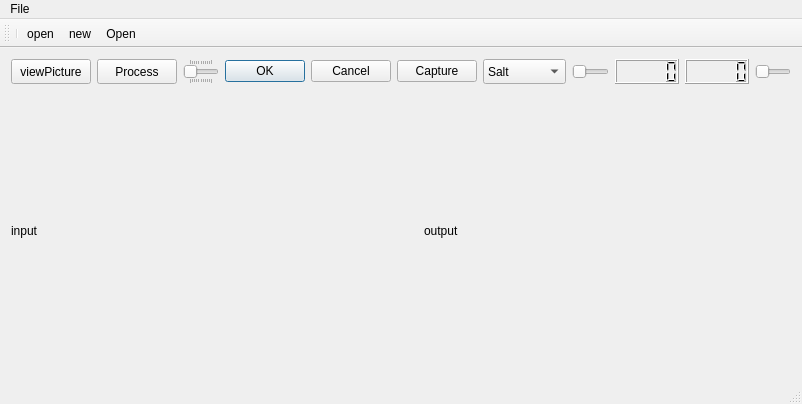
<?xml version="1.0" encoding="UTF-8"?>
<ui version="4.0">
 <class>MainWindow</class>
 <widget class="QMainWindow" name="MainWindow">
  <property name="geometry">
   <rect>
    <x>0</x>
    <y>0</y>
    <width>802</width>
    <height>404</height>
   </rect>
  </property>
  <property name="sizePolicy">
   <sizepolicy hsizetype="Expanding" vsizetype="Expanding">
    <horstretch>0</horstretch>
    <verstretch>0</verstretch>
   </sizepolicy>
  </property>
  <property name="windowTitle">
   <string>FacialBeauty</string>
  </property>
  <property name="autoFillBackground">
   <bool>true</bool>
  </property>
  <widget class="QWidget" name="centralWidget">
   <property name="sizePolicy">
    <sizepolicy hsizetype="Expanding" vsizetype="Expanding">
     <horstretch>0</horstretch>
     <verstretch>0</verstretch>
    </sizepolicy>
   </property>
   <layout class="QHBoxLayout" name="horizontalLayout_5">
    <item>
     <layout class="QVBoxLayout" name="verticalLayout">
      <item>
       <layout class="QHBoxLayout" name="horizontalLayout_4">
        <property name="sizeConstraint">
         <enum>QLayout::SetMinimumSize</enum>
        </property>
        <item>
         <layout class="QHBoxLayout" name="horizontalLayout">
          <item>
           <widget class="QPushButton" name="pushButton">
            <property name="sizePolicy">
             <sizepolicy hsizetype="Expanding" vsizetype="Preferred">
              <horstretch>0</horstretch>
              <verstretch>0</verstretch>
             </sizepolicy>
            </property>
            <property name="text">
             <string>viewPicture</string>
            </property>
           </widget>
          </item>
          <item>
           <widget class="QPushButton" name="pushButton_2">
            <property name="sizePolicy">
             <sizepolicy hsizetype="Expanding" vsizetype="Preferred">
              <horstretch>0</horstretch>
              <verstretch>0</verstretch>
             </sizepolicy>
            </property>
            <property name="text">
             <string>Process</string>
            </property>
           </widget>
          </item>
          <item>
           <widget class="QSlider" name="horizontalSlider">
            <property name="enabled">
             <bool>false</bool>
            </property>
            <property name="sizePolicy">
             <sizepolicy hsizetype="Expanding" vsizetype="Preferred">
              <horstretch>0</horstretch>
              <verstretch>0</verstretch>
             </sizepolicy>
            </property>
            <property name="orientation">
             <enum>Qt::Horizontal</enum>
            </property>
            <property name="tickPosition">
             <enum>QSlider::TicksBothSides</enum>
            </property>
            <property name="tickInterval">
             <number>10</number>
            </property>
           </widget>
          </item>
         </layout>
        </item>
        <item>
         <layout class="QHBoxLayout" name="horizontalLayout_3">
          <item>
           <widget class="QDialogButtonBox" name="buttonBox">
            <property name="sizePolicy">
             <sizepolicy hsizetype="Expanding" vsizetype="Preferred">
              <horstretch>0</horstretch>
              <verstretch>0</verstretch>
             </sizepolicy>
            </property>
            <property name="standardButtons">
             <set>QDialogButtonBox::Cancel|QDialogButtonBox::Ok</set>
            </property>
           </widget>
          </item>
          <item>
           <widget class="QPushButton" name="pushButton_3">
            <property name="text">
             <string>Capture</string>
            </property>
           </widget>
          </item>
          <item>
           <widget class="QComboBox" name="comboBox">
            <property name="sizePolicy">
             <sizepolicy hsizetype="Expanding" vsizetype="Preferred">
              <horstretch>0</horstretch>
              <verstretch>0</verstretch>
             </sizepolicy>
            </property>
            <item>
             <property name="text">
              <string>Salt</string>
             </property>
            </item>
            <item>
             <property name="text">
              <string>Laplacian</string>
             </property>
            </item>
           </widget>
          </item>
         </layout>
        </item>
        <item>
         <widget class="QSlider" name="horizontalSlider_3">
          <property name="orientation">
           <enum>Qt::Horizontal</enum>
          </property>
         </widget>
        </item>
        <item>
         <widget class="QLCDNumber" name="lcdNumber"/>
        </item>
        <item>
         <widget class="QLCDNumber" name="lcdNumber_2"/>
        </item>
        <item>
         <widget class="QSlider" name="horizontalSlider_2">
          <property name="orientation">
           <enum>Qt::Horizontal</enum>
          </property>
         </widget>
        </item>
       </layout>
      </item>
      <item>
       <layout class="QHBoxLayout" name="horizontalLayout_2">
        <item>
         <widget class="QLabel" name="label_input">
          <property name="sizePolicy">
           <sizepolicy hsizetype="Expanding" vsizetype="Expanding">
            <horstretch>0</horstretch>
            <verstretch>0</verstretch>
           </sizepolicy>
          </property>
          <property name="toolTip">
           <string>&lt;html&gt;&lt;head/&gt;&lt;body&gt;&lt;p&gt;input&lt;/p&gt;&lt;/body&gt;&lt;/html&gt;</string>
          </property>
          <property name="text">
           <string>input</string>
          </property>
         </widget>
        </item>
        <item>
         <spacer name="horizontalSpacer_2">
          <property name="orientation">
           <enum>Qt::Horizontal</enum>
          </property>
          <property name="sizeType">
           <enum>QSizePolicy::Minimum</enum>
          </property>
          <property name="sizeHint" stdset="0">
           <size>
            <width>40</width>
            <height>20</height>
           </size>
          </property>
         </spacer>
        </item>
        <item>
         <widget class="QLabel" name="label_output">
          <property name="sizePolicy">
           <sizepolicy hsizetype="Expanding" vsizetype="Expanding">
            <horstretch>0</horstretch>
            <verstretch>0</verstretch>
           </sizepolicy>
          </property>
          <property name="toolTip">
           <string>&lt;html&gt;&lt;head/&gt;&lt;body&gt;&lt;p&gt;output&lt;/p&gt;&lt;/body&gt;&lt;/html&gt;</string>
          </property>
          <property name="text">
           <string>output</string>
          </property>
         </widget>
        </item>
       </layout>
      </item>
     </layout>
    </item>
   </layout>
  </widget>
  <widget class="QMenuBar" name="menuBar">
   <property name="geometry">
    <rect>
     <x>0</x>
     <y>0</y>
     <width>802</width>
     <height>25</height>
    </rect>
   </property>
   <widget class="QMenu" name="menuFile">
    <property name="title">
     <string>File</string>
    </property>
    <addaction name="actionOpen"/>
    <addaction name="actionNew"/>
   </widget>
   <addaction name="menuFile"/>
  </widget>
  <widget class="QToolBar" name="mainToolBar">
   <attribute name="toolBarArea">
    <enum>TopToolBarArea</enum>
   </attribute>
   <attribute name="toolBarBreak">
    <bool>false</bool>
   </attribute>
   <addaction name="separator"/>
   <addaction name="actionOpen"/>
   <addaction name="actionNew"/>
   <addaction name="actionOpen_2"/>
  </widget>
  <widget class="QStatusBar" name="statusBar"/>
  <action name="actionOpen">
   <property name="text">
    <string>open</string>
   </property>
  </action>
  <action name="actionNew">
   <property name="text">
    <string>new</string>
   </property>
  </action>
  <action name="actionOpen_2">
   <property name="checkable">
    <bool>true</bool>
   </property>
   <property name="text">
    <string>Open</string>
   </property>
   <property name="toolTip">
    <string>&lt;html&gt;&lt;head/&gt;&lt;body&gt;&lt;p&gt;Open file&lt;/p&gt;&lt;/body&gt;&lt;/html&gt;</string>
   </property>
  </action>
 </widget>
 <layoutdefault spacing="6" margin="11"/>
 <resources/>
 <connections/>
</ui>
